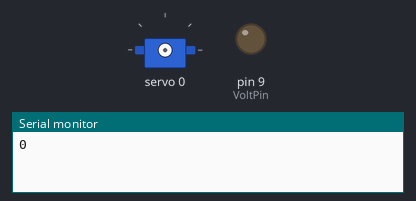
The sketch below on a simulated Arduino Uno, built with avr-gcc and run on an emulated ATmega328P. Shown: servo, output pins drawn as LEDs (lit = HIGH), the last lines printed to the serial monitor.

Above: at 0.1 s.
At 9.5 s:
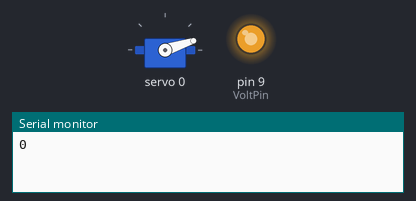
At 17.53 s:
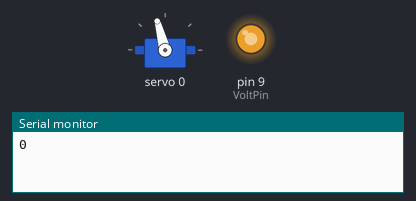
At 38.6 s:
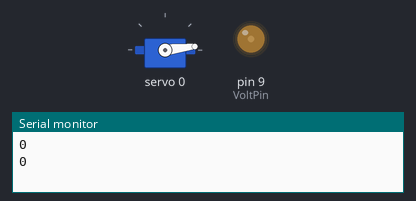
Timing chart, 0 to 40.0 s (numbered marks = the images above):
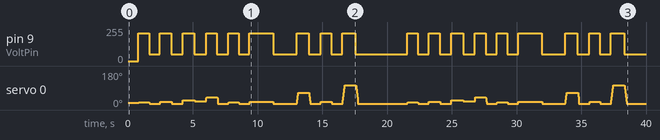

Measured:
- by itself, pin 9 (VoltPin): 0/255 → 209/255 at 0.81 s, → 51/255 0.83 s later, → 209/255 0.83 s later, → 51/255 0.87 s later, … (36 changes in this stretch)

The sketch:

Frambot1.ino
```cpp
#include <Wire.h>
#include <Adafruit_PWMServoDriver.h>

Adafruit_PWMServoDriver pwm = Adafruit_PWMServoDriver();

#define SERVOMIN  150 // this is the 'minimum' pulse length count (out of 4096)
#define SERVOMAX  180 // this is the 'maximum' pulse length count (out of 4096)

uint8_t servonum = 0;

int VoltPin = 9;
int pos = 0;

void setup() {
  pinMode(VoltPin, OUTPUT);
  Serial.begin(9600);

  pwm.begin();
  pwm.setPWMFreq(60);  // Analog servos run at ~60 Hz updates
  delay(10);

}

  void setServoPulse(uint8_t n, double pulse) {
  double pulselength;

  pulselength = 1000000;   // 1,000,000 us per second
  pulselength /= 60;   // 60 Hz
  Serial.print(pulselength); Serial.println(" us per period");
  pulselength /= 4096;  // 12 bits of resolution
  Serial.print(pulselength); Serial.println(" us per bit");
  pulse *= 1000000;  // convert to us
  pulse /= pulselength;
  Serial.println(pulse);
  pwm.setPWM(n, 0, pulse);
}

void loop() {

  Serial.println(servonum);

  //first cycle

  for(pos = 50; pos < 210; pos += 1) {
    analogWrite(VoltPin, pos);
    delay(5);
  }

  for (uint16_t pulselen = 150; pulselen < 170; pulselen++) {
    pwm.setPWM(servonum, 0, pulselen);
  }

  delay(10);

  for(pos = 210; pos > 50; pos -= 1) {
    analogWrite(VoltPin, pos);
    delay(5);
  }

  for (uint16_t pulselen = 170; pulselen > 150; pulselen--) {
    pwm.setPWM(servonum, 0, pulselen);
  }

  delay(10);

  //second

  for(pos = 50; pos < 210; pos += 1) {
    analogWrite(VoltPin, pos);
    delay(5);
  }

  for (uint16_t pulselen = 150; pulselen < 180; pulselen++) {
    pwm.setPWM(servonum, 0, pulselen);
  }

  delay(50);

  for(pos = 210; pos > 50; pos -= 1) {
    analogWrite(VoltPin, pos);
    delay(5);
  }

  for (uint16_t pulselen = 180; pulselen > 150; pulselen--) {
    pwm.setPWM(servonum, 0, pulselen);
  }

  delay(50);

  //third

  for(pos = 50; pos < 210; pos += 1) {
    analogWrite(VoltPin, pos);
    delay(5);
  }

  for (uint16_t pulselen = 180; pulselen < 200; pulselen++) {
    pwm.setPWM(servonum, 0, pulselen);
  }

  delay(100);

  for(pos = 210; pos > 50; pos -= 1) {
    analogWrite(VoltPin, pos);
    delay(5);
  }

  for (uint16_t pulselen = 200; pulselen > 180; pulselen--) {
    pwm.setPWM(servonum, 0, pulselen);
  }

  delay(100);

  //4

  for(pos = 50; pos < 210; pos += 1) {
    analogWrite(VoltPin, pos);
    delay(5);
  }

  for (uint16_t pulselen = 220; pulselen < 240; pulselen++) {
    pwm.setPWM(servonum, 0, pulselen);
  }

  delay(2);

  for(pos = 210; pos > 50; pos -= 1) {
    analogWrite(VoltPin, pos);
    delay(5);
  }

  for (uint16_t pulselen = 240; pulselen > 150; pulselen--) {
    pwm.setPWM(servonum, 0, pulselen);
  }

  delay(2);

  //5

  for(pos = 50; pos < 210; pos += 1) {
    analogWrite(VoltPin, pos);
    delay(5);
  }

  for (uint16_t pulselen = 150; pulselen < 170; pulselen++) {
    pwm.setPWM(servonum, 0, pulselen);
  }

  delay(3);

  for(pos = 210; pos > 50; pos -= 1) {
    analogWrite(VoltPin, pos);
    delay(5);
  }

  for (uint16_t pulselen = 170; pulselen > 150; pulselen--) {
    pwm.setPWM(servonum, 0, pulselen);
  }

  delay(3);

  //6

  for(pos = 50; pos < 210; pos += 1) {
    analogWrite(VoltPin, pos);
    delay(5);
  }

  for (uint16_t pulselen = SERVOMIN; pulselen < SERVOMAX; pulselen++) {
    pwm.setPWM(servonum, 0, pulselen);
  }

  delay(1000);

  for(pos = 210; pos > 50; pos -= 1) {
    analogWrite(VoltPin, pos);
    delay(5);
  }

  for (uint16_t pulselen = SERVOMAX; pulselen > SERVOMIN; pulselen--) {
    pwm.setPWM(servonum, 0, pulselen);
  }

  delay(1000);

  //7

  for(pos = 50; pos < 210; pos += 1) {
    analogWrite(VoltPin, pos);
    delay(5);
  }

  for (uint16_t pulselen = SERVOMIN; pulselen < 300; pulselen++) {
    pwm.setPWM(servonum, 0, pulselen);
  }

  delay(20);

  for(pos = 210; pos > 50; pos -= 1) {
    analogWrite(VoltPin, pos);
    delay(5);
  }

  for (uint16_t pulselen = 300; pulselen > SERVOMIN; pulselen--) {
    pwm.setPWM(servonum, 0, pulselen);
  }

  delay(1);

  //8

  for(pos = 50; pos < 210; pos += 1) {
    analogWrite(VoltPin, pos);
    delay(5);
  }

  for (uint16_t pulselen = SERVOMIN; pulselen < SERVOMAX; pulselen++) {
    pwm.setPWM(servonum, 0, pulselen);
  }

  delay(3);

  for(pos = 210; pos > 50; pos -= 1) {
    analogWrite(VoltPin, pos);
    delay(5);
  }

  for (uint16_t pulselen = SERVOMAX; pulselen > SERVOMIN; pulselen--) {
    pwm.setPWM(servonum, 0, pulselen);
  }

  delay(3);

  //9

  for(pos = 50; pos < 210; pos += 1) {
    analogWrite(VoltPin, pos);
    delay(5);
  }

  for (uint16_t pulselen = SERVOMIN; pulselen < 400; pulselen++) {
    pwm.setPWM(servonum, 0, pulselen);
  }

  delay(50);

  for(pos = 210; pos > 50; pos -= 1) {
    analogWrite(VoltPin, pos);
    delay(5);
  }

  for (uint16_t pulselen = 400; pulselen > SERVOMIN; pulselen--) {
    pwm.setPWM(servonum, 0, pulselen);
  }

  delay(3000);

}
```
